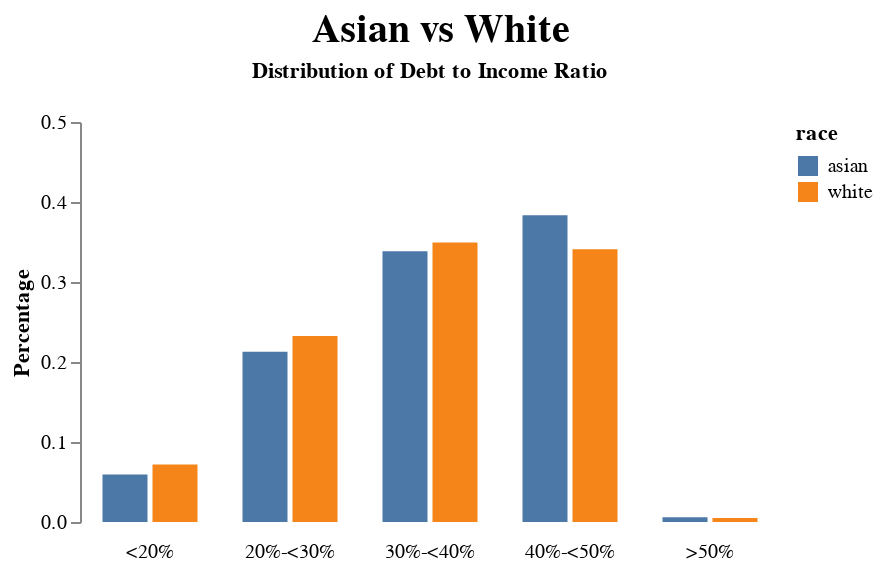

The notebook cell this image was saved under:
### Code cell
d2i_comparison('asian', baseline='white')

### Figure 1 — Vega-Lite specification as saved in the notebook (floating-point values rounded to 4 significant figures)
{"usermeta": {"embedOptions": {"theme": "fivethirtyeight"}}, "config": {"view": {"continuousWidth": 400, "continuousHeight": 300, "strokeOpacity": 0, "strokeWidth": 0}, "axis": {"grid": false}, "background": "#FFFFFF", "header": {"labelOrient": "bottom"}, "title": {"anchor": "middle", "fontSize": 20, "offset": 5, "orient": "top"}}, "data": {"name": "data-00535732f5a4a90fa9aec66d6ea4b002"}, "mark": "bar", "encoding": {"color": {"field": "race", "type": "nominal"}, "column": {"field": "debt_to_income_ratio", "header": {"title": "Distribution of Debt to Income Ratio"}, "sort": ["<20%", "20%-<30%", "30%-<40%", "40%-<50%", ">50%"], "type": "ordinal"}, "x": {"axis": null, "field": "race", "type": "nominal"}, "y": {"axis": {"offset": 10, "tickCount": 5}, "field": "percentage", "scale": {"domain": [0, 0.5]}, "title": "Percentage", "type": "quantitative"}}, "height": 200, "title": "Asian vs White", "width": 50, "$schema": "https://vega.github.io/schema/vega-lite/v4.17.0.json", "datasets": {"data-00535732f5a4a90fa9aec66d6ea4b002": [{"debt_to_income_ratio": "20%-<30%", "percentage": 0.2325, "race": "white"}, {"debt_to_income_ratio": "30%-<40%", "percentage": 0.3495, "race": "white"}, {"debt_to_income_ratio": "40%-<50%", "percentage": 0.341, "race": "white"}, {"debt_to_income_ratio": "<20%", "percentage": 0.0719, "race": "white"}, {"debt_to_income_ratio": ">50%", "percentage": 0.0051, "race": "white"}, {"debt_to_income_ratio": "20%-<30%", "percentage": 0.2129, "race": "asian"}, {"debt_to_income_ratio": "30%-<40%", "percentage": 0.3383, "race": "asian"}, {"debt_to_income_ratio": "40%-<50%", "percentage": 0.3834, "race": "asian"}, {"debt_to_income_ratio": "<20%", "percentage": 0.0595, "race": "asian"}, {"debt_to_income_ratio": ">50%", "percentage": 0.0058, "race": "asian"}]}}
